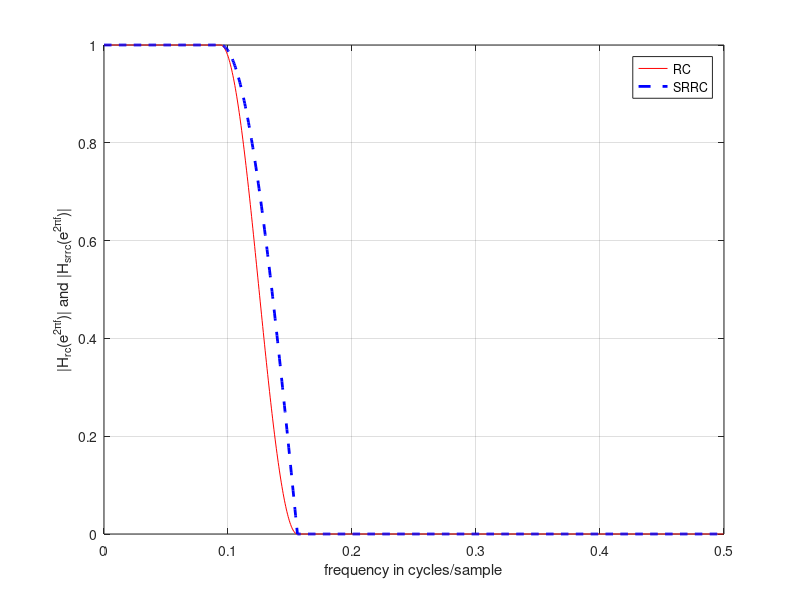

Write the MATLAB code that produced this figure. (Note: this script raises an error after producing the figure.)
%% Parameters
clear all

%%%%%%%%%%%%%%%%%%%%%% SRRC %%%%%%%%%%%%%%%%%%%%
A = 40; % 40 dB attenuation

Nsps = 4; % 4 samples per symbol

M_srrc = 20; % order of 20, Length of 21

N_srrc = 21; % length of 21

Nsymb_srrc = 5; % number of symbols

beta_tx = 0.25; % tx shaping factor

beta_rx = 0.25; % rx shaping factor

%%%%%%%%%%%%%%%%%%%% RC %%%%%%%%%%%%%%%%%%%%%%%%%

M_rc = 40; % order of 40, Length of 41 

Nsymb_rc = 10; % number of symbols

N_rc = 41; % length of RC

%%%%%%%%%%%%%%%%% Sampling Vectors %%%%%%%%%%%%%%%%%
% Fs = 25*10^6; % 25MHz sampling
Fs = 1;

f_c = 1/2/Nsps; % 6dB downpoint for rc and 3db for srrc

df = 1/2000; % frequency increment in cycles/samp

f = [0:df:0.5-df/2]; % cycles/sample; 0 to almost 1/2

%% IDEAL
% magnitude response for RC and SCCR filters

Hrc_f = zeros(1,length(f)); % reserve space for magnitude response of rc filter

Hsrrc_f = zeros(1,length(f)); % reserve space for magnitude response of srrc filter

f1 = find(f < f_c*(1-beta_tx)); % indices where H_f = 1

f2 = find( (f_c*(1-beta_tx)<= f) & ( f <= f_c*(1+beta_tx))); % indices where
% H_f is in transition

f3 = find(f > f_c*(1+beta_tx)); % indices where H_f = 0

%%%%% Hrc_f filter equations
Hrc_f(f1) = ones(1,length(f1));
Hrc_f(f2) = 0.5+0.5*cos(pi*(f2-f2(1))/(length(f2)-1));
Hrc_f(f3) = 0;
%%%%
Hsrrc_f = sqrt(Hrc_f);

% plots
figure(1);
plot(f,(Hrc_f),'r', ...
f,(Hsrrc_f),'--b','LineWidth',2);
xlabel('frequency in cycles/sample')
ylabel('|H_{rc}(e^{2\pif})| and |H_{srrc}(e^{2\pif})|')
legend("RC", "SRRC")
grid



%%%%%%%%%%%%%%% IMPULSE RESPONSE %%%%%%%%%%%%%%%%%%%%%%%%%%%%%

% find and plot the impulse response
% impulse response of rc filter
% h_rc = rcosdesign(beta_tx, Nsymb_rc, Nsps, "normal");
h_rc = firrcos(N_rc-1, Fs/8, beta_tx, Fs, 'rolloff');

% impulse response of srrc filter
% h_srrc = rcosdesign(beta_tx, Nsymb_srrc, Nsps, "sqrt");
h_srrc = firrcos(N_srrc-1, Fs/8, beta_tx, Fs, 'rolloff', 'sqrt');

% PLOTS
figure(2)
plot(0:N_rc-1,h_rc,'r*', 0:N_srrc-1,h_srrc,'bd', 'MarkerSize',8);
ylabel('h_{rc}[n] and h_{srrc}[n]');
xlabel('n');
legend('RC', 'SRRC')
grid;
% Find and plot the frequency repsonses of the
% finite length RC and SRRC filters
H_hat_rc = freqz(h_rc,1,2*pi*f);
H_hat_srrc = freqz(h_srrc,1,2*pi*f);

figure(3)
plot(f,20*log10(abs(H_hat_rc)),'r', ...
f,20*log10(abs(H_hat_srrc)),'--b','LineWidth',2);
ylabel('H_{hat}(\Omega) for RC and SRRC');
xlabel('frequency in cycles/sample')
legend('RC', 'SRRC')
grid;


%% Tx

%%% kaiser window
if(A > 50)
    beta_kaiser = 0.1102*(A-8.7);
else
    beta_kaiser = 0.5842*(A-21)^0.4 + 0.07886*(A-21);
end

wn_kaiser = kaiser(M_srrc+1,2.46831);

% h_srrc = rcosdesign(beta_tx, Nsymb_srrc, Nsps, "sqrt");
h_srrc = firrcos(N_srrc-1, Fs/7.433, beta_tx, Fs, 'rolloff', 'sqrt');
h_srrc_tx = h_srrc .* wn_kaiser.';


% calculate the scaling factor knowing that the input is going to be
% upsampled, so turn the coefficients into an nx4 (row x column) matrix
% then sum each column and use max value to scale.


% make room for h_srrc_tx reshaping
h_tx_initial_shape = zeros(1,24);
h_tx_initial_shape(1:length(h_srrc_tx)) = h_srrc_tx; 
h_tx_reshape = reshape(h_tx_initial_shape, 4, [])';
% h_tx_scale_factor = max(sum(abs(h_tx_reshape))); % get max value
h_tx_scale_factor = sum(abs(h_srrc_tx));

h_srrc_tx_scld = h_srrc_tx/h_tx_scale_factor;
h_srrc_tx_scld_verilog = round(h_srrc_tx_scld*2^18); % coeff fits into 0s18 number

% h_srrc_tx_upsampled = upsample(h_srrc_tx_scld,4);
% figure(10)
% freqz(h_srrc_tx_upsampled,1, 2*pi*f)

% freq response
H_srrc_tx = freqz(h_srrc_tx_scld, 1, 2*pi*f); % need to ask about freqz as it may not be helpful
H_srrc_tx_not_scaled = freqz(h_srrc_tx, 1, 2*pi*f);

%% Rx

% rx is just h_srrc
h_srrc_rx = rcosdesign(beta_rx, Nsymb_srrc, Nsps, "sqrt");
h_srrc_rx_scld = h_srrc_rx/sum(abs(h_srrc_rx));
h_srrc_rx_scld_verilog = round(h_srrc_rx_scld * 2^18); %0s18 number
H_srrc_rx = freqz(h_srrc_rx_scld, 1, 2*pi*f);

figure(4)
plot(f,20*log10(abs(H_srrc_tx)),'r', ...
f,20*log10(abs(H_srrc_rx)),'--b','LineWidth',2);
ylabel('H_{hat}(\Omega) for SRRC TX and RX');
xlabel('frequency in cycles/sample')
legend('TX', 'RX')
grid;

%% MER

% convolve filters to get rc
h_rc_practical = conv(h_srrc_tx_scld, h_srrc_rx_scld);
H_rc_practical_to_verilog = round(h_rc_practical*2^17);
% find idx of peak val
Peak_idx = (length(h_rc_practical)-1)/2 + 1; 
P_avg_sig = abs(h_rc_practical(Peak_idx))^2;
P_avg_error = sum(abs(h_rc_practical(1:Nsps:end)).^2) - P_avg_sig;


% mer calc
MER = 10*log10(P_avg_sig/P_avg_error)

figure(5)
plot(0:N_rc-1,h_rc_practical,'r*', 'MarkerSize',8);
ylabel('h_{rc-real}[n]');
xlabel('n');
legend('Practical')
grid;

DC_to_cutoff = 20*log10(abs(H_srrc_tx(1))/abs(H_srrc_tx(find(f == 0.2))))















